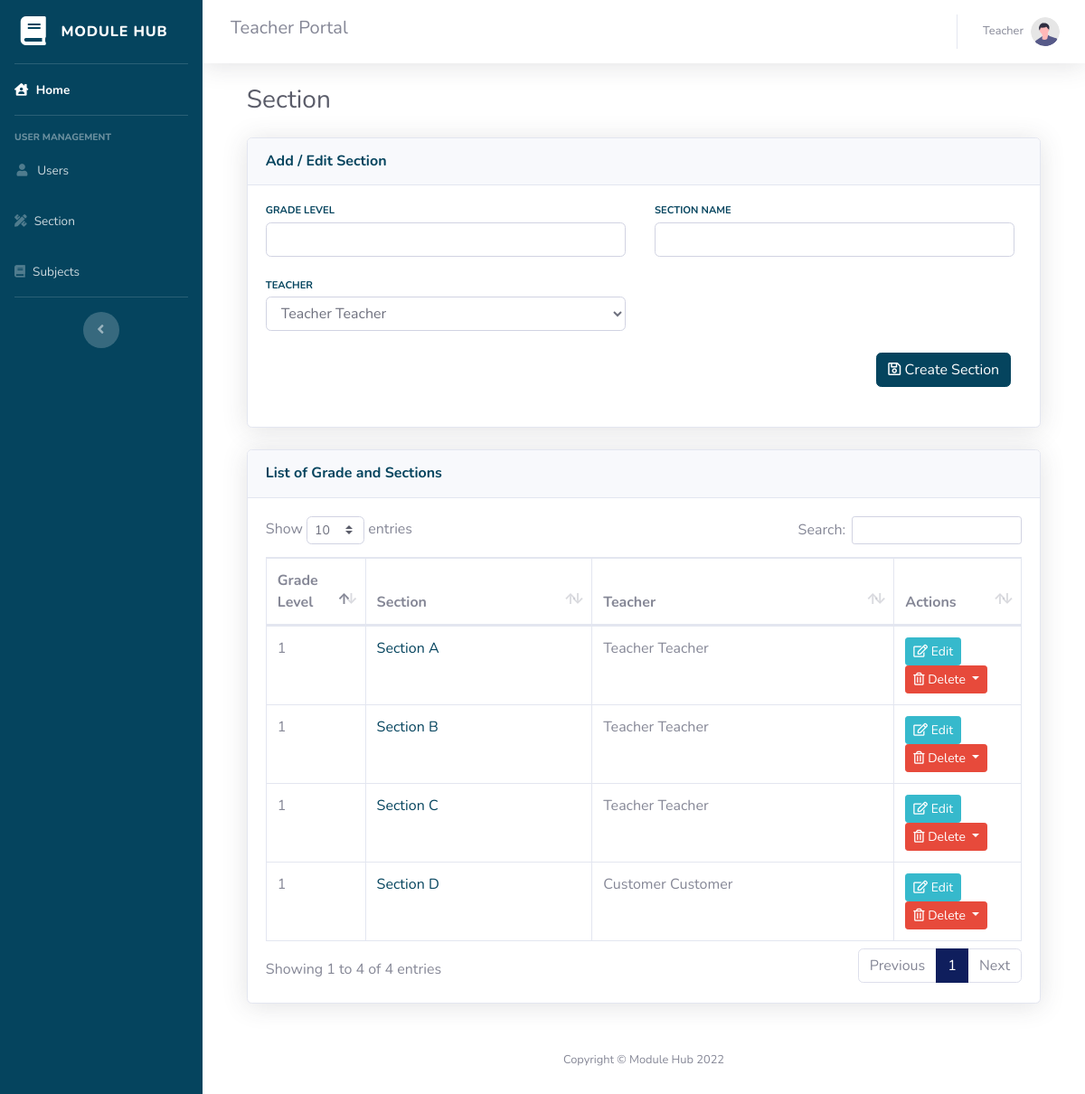
The page /section.php (signed in) on the database its author committed.
### tables this page shows
CREATE TABLE `section` (
  `id` int(11) NOT NULL,
  `grade` int(3) NOT NULL,
  `section` varchar(32) NOT NULL,
  `teacher_id` int(12) NOT NULL DEFAULT 0
);

CREATE TABLE `users` (
  `id` int(11) NOT NULL,
  `firstname` varchar(256) DEFAULT NULL,
  `lastname` varchar(256) DEFAULT NULL,
  `email` varchar(256) DEFAULT NULL,
  `phone_number` varchar(12) DEFAULT '09000000000',
  `password` varchar(128) DEFAULT NULL,
  `role` int(12) DEFAULT NULL,
  `validated` tinyint(1) DEFAULT 0
);

### section.php (the view, shortened to what this page needs)
<?php
require_once("process_section.php");
include("head.php");
$sections = mysqli_query($mysqli, "SELECT * FROM section s JOIN users u ON u.id = s.teacher_id");
$teachers = mysqli_query($mysqli, "SELECT * FROM users WHERE role = '3' ");
$isEdit = false;
?>
<head>
    <link href="vendor/datatables/dataTables.bootstrap4.min.css" rel="stylesheet">
</head>
<body id="page-top">
    <div id="wrapper">
        <?php include("sidebar.php"); ?>
        <div id="content-wrapper" class="d-flex flex-column">
            <div id="content">
                <?php include("topbar.php"); ?>
                <div class="container-fluid">
                    <h1 class="h3 mb-2 text-gray-800">Section</h1>
                    <div class="card shadow mb-4">
                        <div class="card-header py-3">
                            <h6 class="m-0 font-weight-bold text-primary">Add / Edit Section</h6>
                        </div>
                        <div class="card-body">
                            <form method="post" action="process_section.php">
                                <div class="row">
                                    <div class="col-xl-6 col-md-6 mb-4">
                                        <div class="row no-gutters align-items-center">
                                            <div class="col mr-2">
                                                <div class="text-xs font-weight-bold text-primary text-uppercase mb-1">
                                                    Grade Level</div>
                                                <div class="h5 mb-0 font-weight-bold text-gray-800">
                                                    <input type="number" min="0" max="12" class="form-control" name="grade" value="<?php if($isEdit){echo $section['grade'];} ?>" required>
                                                </div>
                                            </div>
                                        </div>
                                    </div>
                                    <div class="col-xl-6 col-md-6 mb-4">
                                        <div class="row no-gutters align-items-center">
                                            <div class="col mr-2">
                                                <div class="text-xs font-weight-bold text-primary text-uppercase mb-1">
                                                    Section Name</div>
                                                <div class="h5 mb-0 font-weight-bold text-gray-800">
                                                    <input type="text" class="form-control" name="section" value="<?php if($isEdit){echo $section['section'];} ?>" required>
                                                </div>
                                            </div>
                                        </div>
                                    </div>
                                    <div class="col-xl-6 col-md-6 mb-4">
                                        <div class="row no-gutters align-items-center">
                                            <div class="col mr-2">
                                                <div class="text-xs font-weight-bold text-primary text-uppercase mb-1">
                                                    Teacher</div>
                                                <div class="h5 mb-0 font-weight-bold text-gray-800">
                                                    <select class="form-control" name="teacher">
                                                        <?php while($teacher = mysqli_fetch_assoc($teachers)){
                                                            $teacher_id = $teacher["id"];?>
                                                        <option value="<?php echo $teacher_id; ?>"><?php echo $teacher["firstname"]." ".$teacher["lastname"]; ?></option>
                                                        <?php } ?>
                                                    </select>
                                                </div>
                                            </div>
                                        </div>
                                    </div>
                                    <div class="col-xl-12 col-md-6 mb-4">
                                        <div class="row no-gutters align-items-center">
                                            <div class="col mr-2">
                                                <?php if(!$isEdit){ ?>
                                                <button type="submit" class="btn btn-primary float-right mr-1" name="save_section" id="save">
                                                    <i class="far fa-save"></i> Create Section
                                                </button>
                                                <?php } ?>
                                            </div>
                                        </div>
                                    </div>
                                </div>
                            </form>
                        </div>
                    </div>
                    <div class="card shadow mb-4">
                        <div class="card-header py-3">
                            <h6 class="m-0 font-weight-bold text-primary">List of Grade and Sections</h6>
                        </div>
                        <div class="card-body">
                            <div class="table-responsive">
                                <table class="table table-bordered" id="dataTable" width="100%" cellspacing="0">
                                    <thead>
                                        <tr>
                                            <th>Grade Level</th>
                                            <th width="30%">Section</th>
                                            <th width="40%">Teacher</th>
                                            <th>Actions</th>
                                        </tr>
                                    </thead>
                                    <tbody>
                                        <?php while ($section = mysqli_fetch_array($sections)) {
                                        ?>
                                            <tr>
                                                <td><?php echo $section["grade"]; ?></td>
                                                <td><a href="class.php?section=<?php echo $section["id"]; ?>"><?php echo $section["section"]; ?></a></td>
                                                <td><?php echo $section["firstname"]." ".$section["lastname"]; ?></td>
                                                <td>
                                                    <a href="section.php?edit=<?php echo $section['id']; ?>" class="btn btn-info btn-sm"><i class="far fa-edit"></i> Edit</a>
                                                    <button class="btn btn-danger btn-secondary dropdown-toggle btn-sm" type="button" id="dropdownMenuButton" data-toggle="dropdown" aria-haspopup="true" aria-expanded="false">
                                                        <i class="far fa-trash-alt"></i> Delete
                                                    </button>
                                                </td>
                                            </tr>
                                        <?php } ?>
                                    </tbody>
                                </table>
                            </div>
                        </div>
                    </div>
                </div>
            </div>
            <?php include("footer.php"); ?>
</body>
</html>

### rows shown on the page
section: grade "1", section "Section A", teacher.firstname "Teacher", teacher.lastname "Teacher"
section: grade "1", section "Section B", teacher.firstname "Teacher", teacher.lastname "Teacher"
section: grade "1", section "Section C", teacher.firstname "Teacher", teacher.lastname "Teacher"
section: grade "1", section "Section D", teacher.firstname "Customer", teacher.lastname "Customer"

### other values the page prints
$_SESSION['firstname'] "Teacher"
form field teacher "Teacher Teacher"
